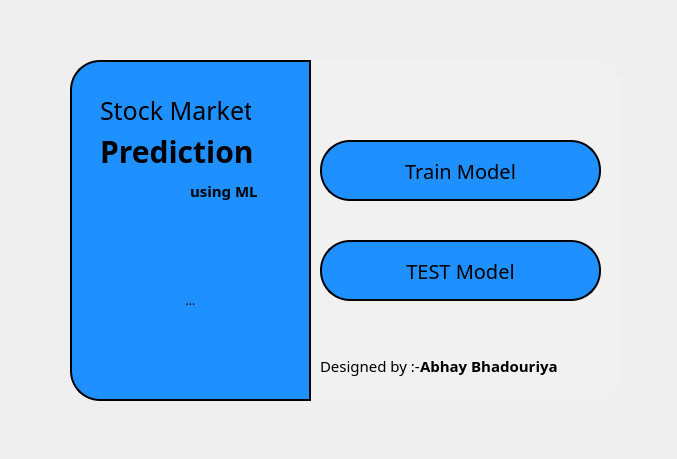
<?xml version="1.0" encoding="UTF-8"?>
<ui version="4.0">
 <class>Form</class>
 <widget class="QWidget" name="Form">
  <property name="geometry">
   <rect>
    <x>0</x>
    <y>0</y>
    <width>677</width>
    <height>459</height>
   </rect>
  </property>
  <property name="windowTitle">
   <string>Main Menu</string>
  </property>
  <property name="styleSheet">
   <string notr="true">*{
font-family:centry gothic;
}
#Form
{
background:url(:/newPrefix/1.jpg);
}
#frame
{
background:#F1F1F1;
border-radius:30px;

}
#frame_2{
border: 2px solid black;

background:dodgerblue;
border-top-left-radius: 30px;
border-bottom-left-radius: 30px;
}
#label{
font-size:25px;

}
#label_2{
font-size:30px;
font-weight: bold;
}
#label_3{
font-size:15px;
font-weight: bold;
}
QToolButton{

background:dodgerblue;
border-radius:60px;
}
QPushButton{
border: 2px solid black;
font-size:20px;

background:dodgerblue;
border-radius:30px;
}
#label_4{
font-size:15px;

}
#label_5{
font-size:15px;
font-weight: bold;
}



</string>
  </property>
  <widget class="QFrame" name="frame">
   <property name="geometry">
    <rect>
     <x>70</x>
     <y>60</y>
     <width>551</width>
     <height>341</height>
    </rect>
   </property>
   <property name="frameShape">
    <enum>QFrame::StyledPanel</enum>
   </property>
   <property name="frameShadow">
    <enum>QFrame::Raised</enum>
   </property>
   <widget class="QFrame" name="frame_2">
    <property name="geometry">
     <rect>
      <x>0</x>
      <y>0</y>
      <width>241</width>
      <height>341</height>
     </rect>
    </property>
    <property name="styleSheet">
     <string notr="true"/>
    </property>
    <property name="frameShape">
     <enum>QFrame::StyledPanel</enum>
    </property>
    <property name="frameShadow">
     <enum>QFrame::Raised</enum>
    </property>
    <widget class="QLabel" name="label">
     <property name="geometry">
      <rect>
       <x>30</x>
       <y>30</y>
       <width>151</width>
       <height>41</height>
      </rect>
     </property>
     <property name="text">
      <string>Stock Market</string>
     </property>
    </widget>
    <widget class="QLabel" name="label_2">
     <property name="geometry">
      <rect>
       <x>30</x>
       <y>70</y>
       <width>191</width>
       <height>41</height>
      </rect>
     </property>
     <property name="text">
      <string>Prediction</string>
     </property>
    </widget>
    <widget class="QToolButton" name="toolButton">
     <property name="geometry">
      <rect>
       <x>20</x>
       <y>180</y>
       <width>201</width>
       <height>121</height>
      </rect>
     </property>
     <property name="text">
      <string>...</string>
     </property>
     <property name="icon">
      <iconset resource="C:/Users/ABHAY BHADOURIYA/Desktop/1.qrc">
       <normaloff>:/newPrefix/stock_market.jpg</normaloff>:/newPrefix/stock_market.jpg</iconset>
     </property>
     <property name="iconSize">
      <size>
       <width>200</width>
       <height>200</height>
      </size>
     </property>
    </widget>
    <widget class="QLabel" name="label_3">
     <property name="geometry">
      <rect>
       <x>120</x>
       <y>110</y>
       <width>71</width>
       <height>41</height>
      </rect>
     </property>
     <property name="text">
      <string>using ML</string>
     </property>
    </widget>
   </widget>
   <widget class="QPushButton" name="pushButton">
    <property name="geometry">
     <rect>
      <x>250</x>
      <y>80</y>
      <width>281</width>
      <height>61</height>
     </rect>
    </property>
    <property name="text">
     <string>Train Model</string>
    </property>
   </widget>
   <widget class="QPushButton" name="pushButton_2">
    <property name="geometry">
     <rect>
      <x>250</x>
      <y>180</y>
      <width>281</width>
      <height>61</height>
     </rect>
    </property>
    <property name="text">
     <string>TEST Model</string>
    </property>
   </widget>
   <widget class="QLabel" name="label_4">
    <property name="geometry">
     <rect>
      <x>250</x>
      <y>290</y>
      <width>111</width>
      <height>31</height>
     </rect>
    </property>
    <property name="text">
     <string>Designed by :-</string>
    </property>
   </widget>
   <widget class="QLabel" name="label_5">
    <property name="geometry">
     <rect>
      <x>350</x>
      <y>290</y>
      <width>171</width>
      <height>31</height>
     </rect>
    </property>
    <property name="text">
     <string>Abhay Bhadouriya</string>
    </property>
   </widget>
  </widget>
 </widget>
 <resources>
  <include location="C:/Users/ABHAY BHADOURIYA/Desktop/1.qrc"/>
 </resources>
 <connections/>
</ui>
